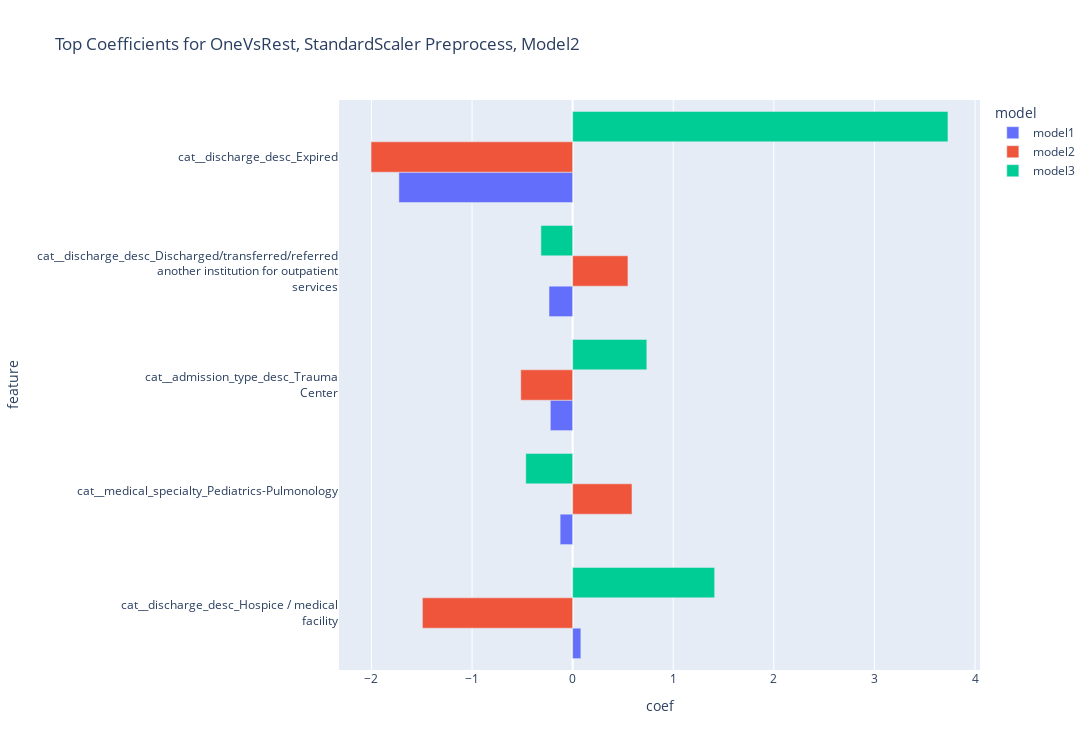

The notebook cell saved with this chart:
### Code cell
m2_ss_top10_df = create_topn_long_coef_df_from_gs(gs=g_sc, 
                                                  topn=5,
                                                  sort_model="model2")

title = f"Top Coefficients for OneVsRest, StandardScaler Preprocess, Model2"

fig = px.bar(data_frame=m2_ss_top10_df, 
             y="feature", 
             x="coef", 
             color="model",
             orientation="h", 
             category_orders={"model":["model1", "model2", "model3"]},
             title=title, 
             barmode="group", 
             height=750, 
             width=1250)
fig.show()

### Figure 1 — Plotly figure (JSON) as saved in the notebook; plotly's stock layout.template omitted (floating-point values rounded to 4 significant figures)
{"data": [{"alignmentgroup": "True", "hovertemplate": "model=model1<br>coef=%{x}<br>feature=%{y}<extra></extra>", "legendgroup": "model1", "marker": {"color": "#636efa", "pattern": {"shape": ""}}, "name": "model1", "offsetgroup": "model1", "orientation": "h", "showlegend": true, "textposition": "auto", "type": "bar", "x": [0.08168, -0.1243, -0.2217, -0.2346, -1.727], "xaxis": "x", "y": ["cat__discharge_desc_Hospice / medical<br> facility", "cat__medical_specialty_Pediatrics-Pulmonology<br>", "cat__admission_type_desc_Trauma<br> Center", "cat__discharge_desc_Discharged/transferred/referred<br> another institution for outpatient<br> services", "cat__discharge_desc_Expired"], "yaxis": "y"}, {"alignmentgroup": "True", "hovertemplate": "model=model2<br>coef=%{x}<br>feature=%{y}<extra></extra>", "legendgroup": "model2", "marker": {"color": "#EF553B", "pattern": {"shape": ""}}, "name": "model2", "offsetgroup": "model2", "orientation": "h", "showlegend": true, "textposition": "auto", "type": "bar", "x": [-0.5156, 0.5499, 0.59, -1.494, -2.004], "xaxis": "x", "y": ["cat__admission_type_desc_Trauma<br> Center", "cat__discharge_desc_Discharged/transferred/referred<br> another institution for outpatient<br> services", "cat__medical_specialty_Pediatrics-Pulmonology<br>", "cat__discharge_desc_Hospice / medical<br> facility", "cat__discharge_desc_Expired"], "yaxis": "y"}, {"alignmentgroup": "True", "hovertemplate": "model=model3<br>coef=%{x}<br>feature=%{y}<extra></extra>", "legendgroup": "model3", "marker": {"color": "#00cc96", "pattern": {"shape": ""}}, "name": "model3", "offsetgroup": "model3", "orientation": "h", "showlegend": true, "textposition": "auto", "type": "bar", "x": [-0.3153, -0.4657, 0.7373, 1.412, 3.731], "xaxis": "x", "y": ["cat__discharge_desc_Discharged/transferred/referred<br> another institution for outpatient<br> services", "cat__medical_specialty_Pediatrics-Pulmonology<br>", "cat__admission_type_desc_Trauma<br> Center", "cat__discharge_desc_Hospice / medical<br> facility", "cat__discharge_desc_Expired"], "yaxis": "y"}], "layout": {"barmode": "group", "height": 750, "legend": {"title": {"text": "model"}, "tracegroupgap": 0}, "title": {"text": "Top Coefficients for OneVsRest, StandardScaler Preprocess, Model2"}, "width": 1250, "xaxis": {"anchor": "y", "autorange": true, "domain": [0, 1], "range": [-2.323, 4.05], "title": {"text": "coef"}, "type": "linear"}, "yaxis": {"anchor": "x", "autorange": true, "domain": [0, 1], "range": [-0.5, 4.5], "title": {"text": "feature"}, "type": "category"}}}
